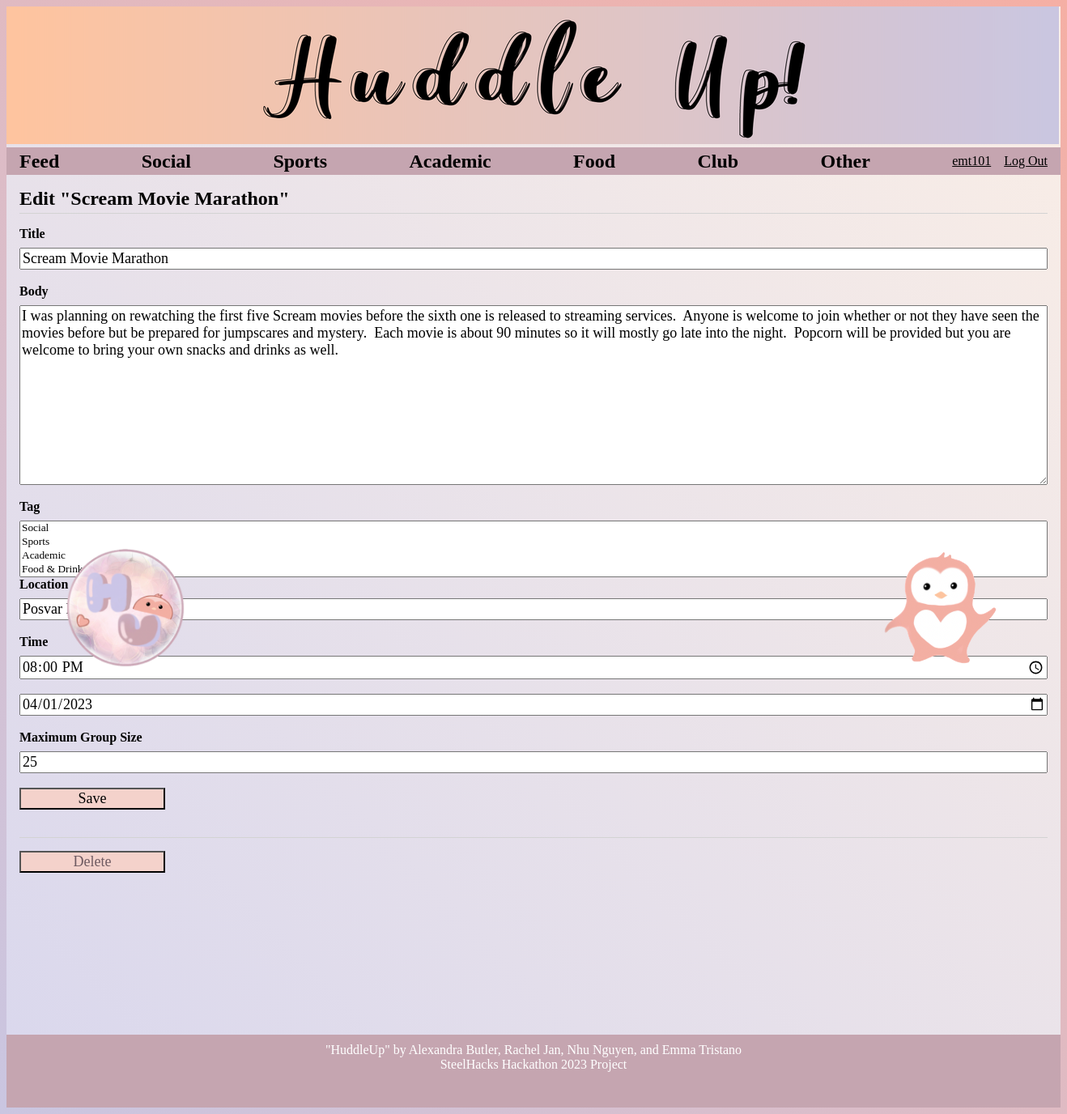
Page /5/update (signed in) on the earlier database version.
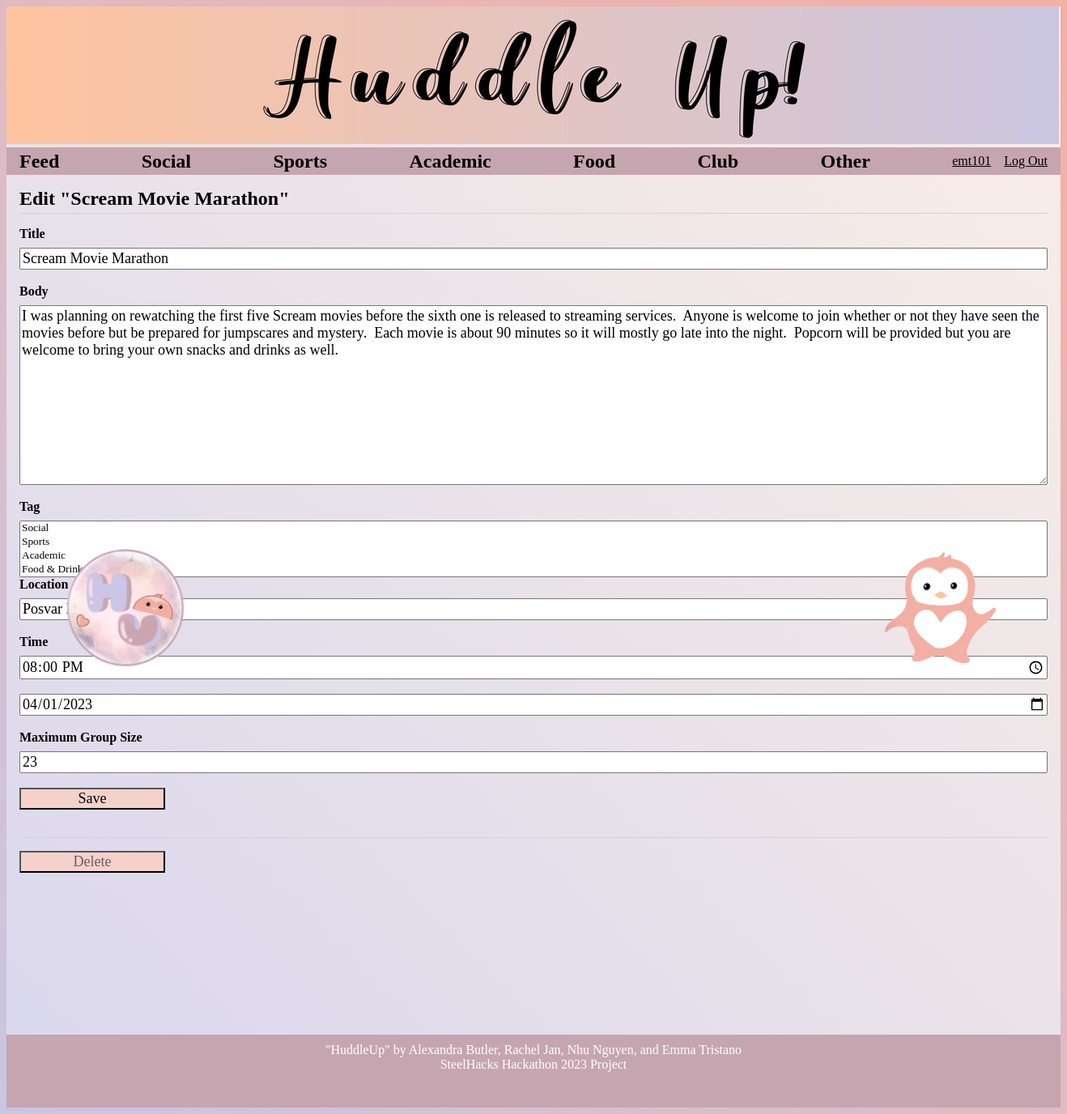
Same page on the later database version.
### tables this page shows
CREATE TABLE post (
  id INTEGER PRIMARY KEY AUTOINCREMENT,
  author_id INTEGER NOT NULL,
  created TIMESTAMP NOT NULL DEFAULT CURRENT_TIMESTAMP,
  title TEXT NOT NULL,
  body TEXT NOT NULL,
  tag TEXT NOT NULL, 
  location TEXT NOT NULL,
  time TEXT NOT NULL,
  date TEXT NOT NULL,
  joins INTEGER NOT NULL,
  joined_id TEXT NOT NULL,
  FOREIGN KEY (author_id) REFERENCES user (id)
);

### flaskr/blog.py (the view, shortened to what this page needs)
@bp.route('/<int:id>/update', methods=('GET', 'POST'))
@login_required
def update(id, check_author=True):
    post = get_post(id)
    if check_author and post['author_id'] != g.user['id']:
        abort(403)
    return render_template('blog/update.html', post=post)

### flaskr/auth.py (called while the page is built)
@bp.before_app_request
def load_logged_in_user():
    user_id = session.get('user_id')
    if user_id is None:
        g.user = None
    else:
        g.user = get_db().execute(
            'SELECT * FROM user WHERE id = ?', (user_id,)
        ).fetchone()

def login_required(view):
    @functools.wraps(view)
    def wrapped_view(**kwargs):
        if g.user is None:
            return redirect(url_for('auth.login'))
        return view(**kwargs)
    return wrapped_view

### flaskr/blog.py (called while the page is built)
def get_post(id):
    post = get_db().execute(
        'SELECT p.id, title, body, tag, location, time, date, joins, joined_id, created, author_id, username'
        ' FROM post p JOIN user u ON p.author_id = u.id'
        ' WHERE p.id = ?',
        (id,)
    ).fetchone()
    if post is None:
        abort(404, f"Post id {id} doesn't exist.")
    return post

### flaskr/db.py (called while the page is built)
def get_db():
    if 'db' not in g:
        g.db = sqlite3.connect(
            current_app.config['DATABASE'],
            detect_types=sqlite3.PARSE_DECLTYPES
        )
        g.db.row_factory = sqlite3.Row
    return g.db

### flaskr/templates/blog/update.html (shortened to what this page needs)
{% extends 'base.html' %}
{% block header %}
<h1>{% block title %}Edit "{{ post['title'] }}"{% endblock %}</h1>
{% endblock %}
{% block content %}
<form method="post">
    <label for="title">Title</label>
    <input name="title" id="title" value="{{ request.form['title'] or post['title'] }}" required>
    <label for="body">Body</label>
    <textarea name="body" id="body">{{ request.form['body'] or post['body'] }}</textarea>
    <label for="tag">Tag</label>
    <select name="tag" id="tag" multiple multiselect-search="true">
        <option value="Social">Social</option>
        <option value="Sports">Sports</option>
        <option value="Academic">Academic</option>
        <option value="Food">Food & Drink</option>
        <option value="Club">School Club</option>
    </select>
    <label for="location">Location</label>
    <input name="location" id="location" value="{{ request.form['location'] or post['location'] }}" required>
    <label for="time">Time</label>
    <input type="time" name="time" id="time" value="{{ request.form['time'] or post['time'] }}" required>
    <input type="date" name="date" id="date" value="{{ request.form['date'] or post['date'] }}" required>
    <label for="joins">Maximum Group Size</label>
    <input name="joins" id="joins" value="{{ request.form['joins'] or post['joins']}}" required>
    <input type="submit" value="Save">
</form>
<hr>
<form action="{{ url_for('blog.delete', id=post['id']) }}" method="post">
    <input class="danger" type="submit" value="Delete" onclick="return confirm('Are you sure?');">
</form>
{% endblock %}

Differences in the rows shown:
changed post "Scream Movie Marathon": joins "25" → "23"
